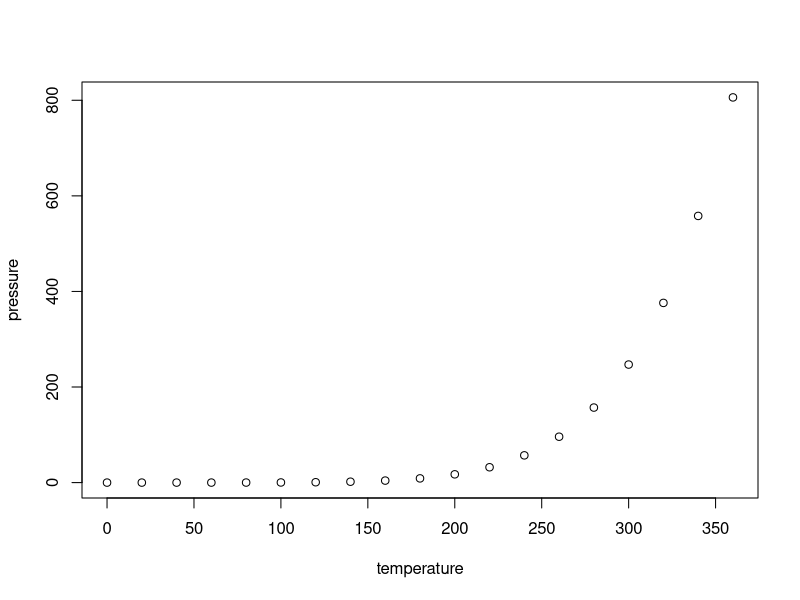
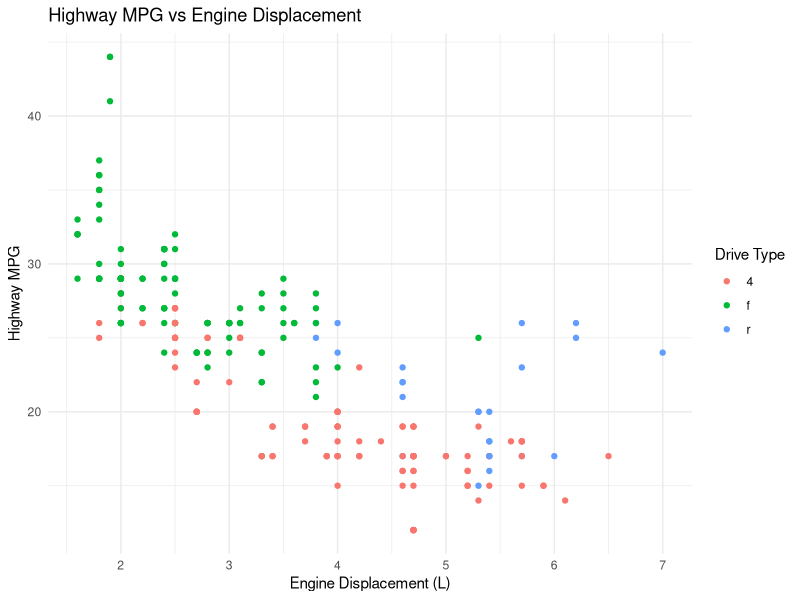

Generate these figures, in order, with R:
## ---- chunk 1
knitr::opts_chunk$set(echo = TRUE)
## ---- chunk 2
summary(cars)
## ---- chunk 3
plot(pressure)
## ---- chunk 4
library(tidyverse)


## ---- chunk 5
 # scatterplot with mpg dataset

mpg %>%
  ggplot(aes(x = displ, y = hwy, color = drv)) +
  geom_point() +
  labs(x = "Engine Displacement (L)",
       y = "Highway MPG",
       title = "Highway MPG vs Engine Displacement",
       color = "Drive Type") +
  theme_minimal()
